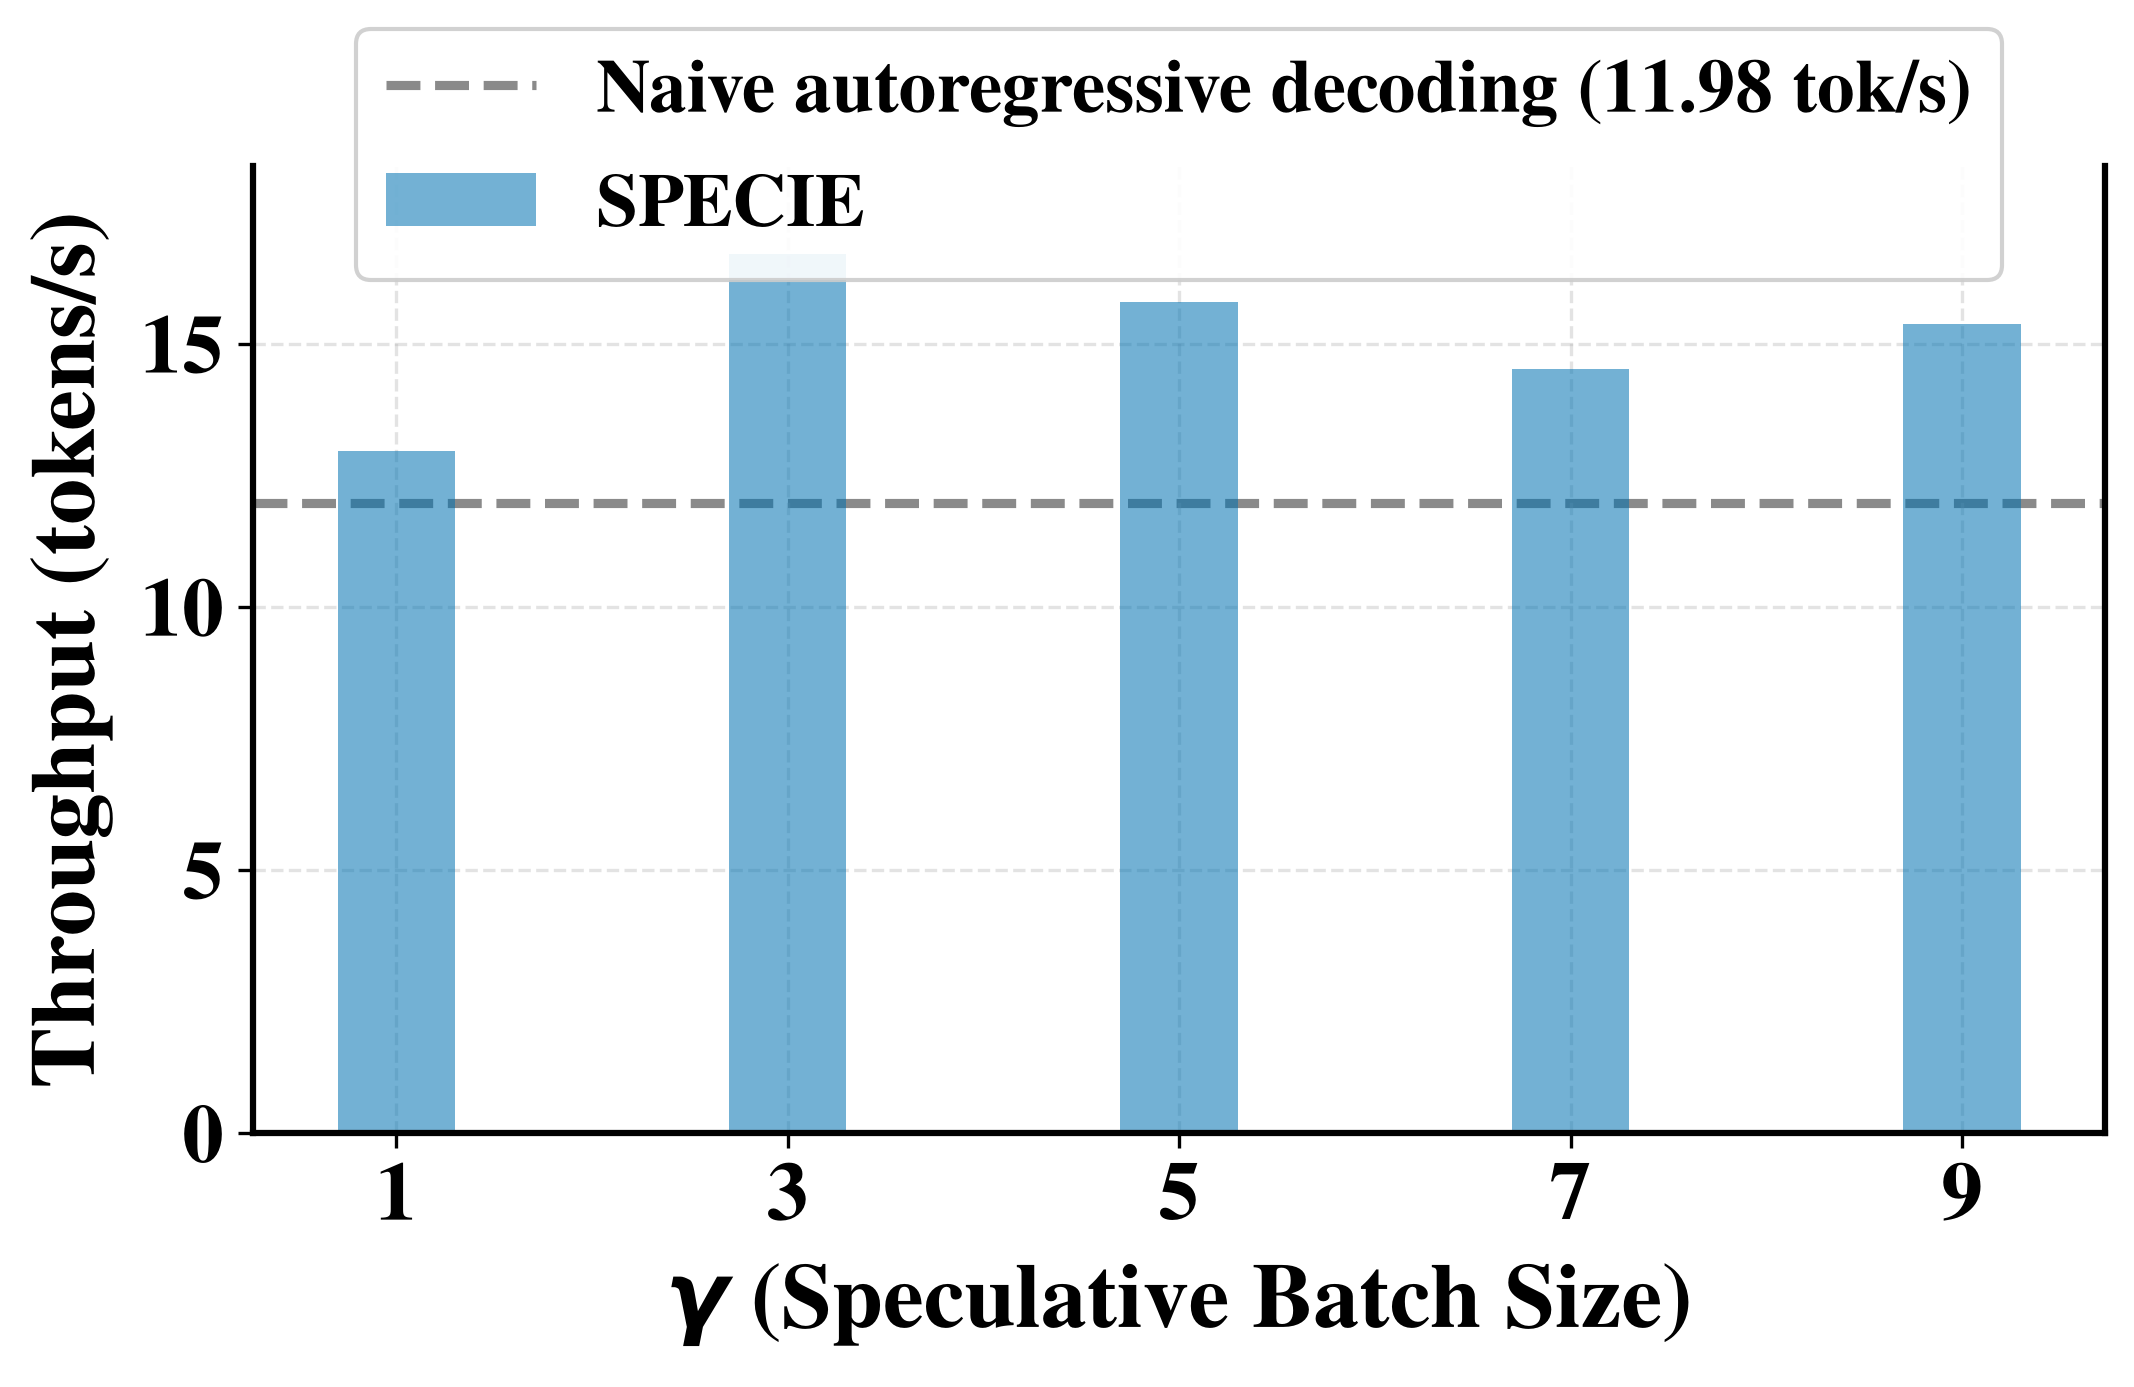

Write the Python code that produced this figure.
"""
2.2b_batching_speedup.py — edit-and-rerun figure generator for Figure 2.2b
(SPECIE throughput per gamma vs. naive autoregressive decoding).

This does NOT read from prototype/results/ or touch any live component.
It reads only 2.2b_batching_speedup_data.json (sitting next to this script)
so you can freely tweak figure size / font size / colors below and rerun
in seconds, without needing the prototype's venv or GPU.

Usage:
    python 2.2b_batching_speedup.py
    (or: prototype/.venv/bin/python prototype_figures/2.2b_batching_speedup.py)

Output:
    2.2b_batching_speedup.png  (next to this script — same filename as the
    figure used everywhere else; never renamed, PNG only, no PDF)
"""
import json
import os

import matplotlib
matplotlib.use("Agg")
import matplotlib.pyplot as plt

# ============================================================
#  EVERYTHING YOU'D WANT TO TRY-AND-ERROR IS IN THIS ONE BLOCK
# ============================================================

FIGURE_WIDTH_IN   = 7.0     # inches
FIGURE_HEIGHT_IN  = 4.5     # inches

FONT_FAMILY       = "serif"
FONT_NAME         = "Nimbus Roman"   # Times-New-Roman-compatible font that
                                     # actually HAS a real bold face on this
                                     # machine (fc-list | grep -i "nimbus roman").
                                     # Plain "Times New Roman" only has a
                                     # regular weight installed here, so
                                     # bold text silently falls back to
                                     # regular if you use that name instead.

BASE_FONT_SIZE    = 20       # font.size (fallback for anything not listed below)
AXIS_LABEL_SIZE   = 22       # x/y axis label text (e.g. "Throughput (tokens/s)")
TICK_LABEL_SIZE   = 20       # the numbers along each axis
LEGEND_FONT_SIZE  = 18       # legend entries

BOLD_EVERYTHING   = True     # axis labels, tick labels, legend text

LINE_WIDTH        = 2.2      # the dashed AR baseline line
MARKER_SIZE       = 8        # unused here (no markers in a bar chart), kept
                              # for parity with the other figure scripts
BAR_WIDTH         = 0.6
BAR_ALPHA         = 0.55

BLUE = "#0072B2"   # SPECIE bars (Okabe-Ito colorblind-safe palette)
GREY = "#8A8A8A"   # naive-AR reference line

GRID_ON           = True
GRID_ALPHA        = 0.35

LEGEND_LOC             = "upper center"
LEGEND_BBOX_TO_ANCHOR  = (0.5, 1.18)   # push legend above the axes; increase
                                        # the 2nd number to push it further up

SAVE_DPI          = 300

# ============================================================
#  END OF TRY-AND-ERROR BLOCK — nothing below this line needs
#  editing to change how the figure looks
# ============================================================

plt.rcParams.update({
    "font.family":        FONT_FAMILY,
    "font.serif":         [FONT_NAME],
    "font.size":          BASE_FONT_SIZE,
    "font.weight":        "bold" if BOLD_EVERYTHING else "normal",
    "axes.titlesize":     BASE_FONT_SIZE,
    "axes.titleweight":   "bold" if BOLD_EVERYTHING else "normal",
    "axes.labelsize":     AXIS_LABEL_SIZE,
    "axes.labelweight":   "bold" if BOLD_EVERYTHING else "normal",
    "xtick.labelsize":    TICK_LABEL_SIZE,
    "ytick.labelsize":    TICK_LABEL_SIZE,
    "legend.fontsize":    LEGEND_FONT_SIZE,
    "legend.framealpha":  0.9,
    "lines.linewidth":    LINE_WIDTH,
    "lines.markersize":   MARKER_SIZE,
    "figure.dpi":         200,
    "savefig.dpi":        SAVE_DPI,
    "savefig.bbox":       "tight",
    "axes.grid":          GRID_ON,
    "grid.linestyle":     "--",
    "grid.alpha":         GRID_ALPHA,
    "axes.spines.top":    False,
    "axes.linewidth":     1.5,
})

HERE = os.path.dirname(os.path.abspath(__file__))
DATA_PATH = os.path.join(HERE, "2.2b_batching_speedup_data.json")


def main():
    with open(DATA_PATH) as f:
        data = json.load(f)

    gammas = data["gammas"]
    gpu_tps = [data["specie_throughput_tokps"][str(g)] for g in gammas]
    ar_tps = data["naive_ar_throughput_tokps"]

    fig, ax = plt.subplots(figsize=(FIGURE_WIDTH_IN, FIGURE_HEIGHT_IN),
                            constrained_layout=True)

    ax.bar(gammas, gpu_tps, color=BLUE, alpha=BAR_ALPHA, width=BAR_WIDTH,
           zorder=2, label="SPECIE")

    ax.axhline(ar_tps, color=GREY, linestyle="--", linewidth=LINE_WIDTH,
               zorder=1, label=f"Naive autoregressive decoding ({ar_tps:.2f} tok/s)")

    ax.set_xlabel(r"$\gamma$ (Speculative Batch Size)",
                  fontweight="bold" if BOLD_EVERYTHING else "normal")
    ax.set_ylabel("Throughput (tokens/s)",
                  fontweight="bold" if BOLD_EVERYTHING else "normal")
    ax.set_xticks(gammas)
    ax.set_ylim(0, max(gpu_tps) * 1.1)

    if BOLD_EVERYTHING:
        for label in ax.get_xticklabels() + ax.get_yticklabels():
            label.set_fontweight("bold")

    ax.legend(loc=LEGEND_LOC, bbox_to_anchor=LEGEND_BBOX_TO_ANCHOR, ncol=1)

    out_png = os.path.join(HERE, "2.2b_batching_speedup.png")
    fig.savefig(out_png, bbox_inches="tight", dpi=SAVE_DPI)
    plt.close(fig)
    print(f"Saved -> {out_png}")


if __name__ == "__main__":
    main()
